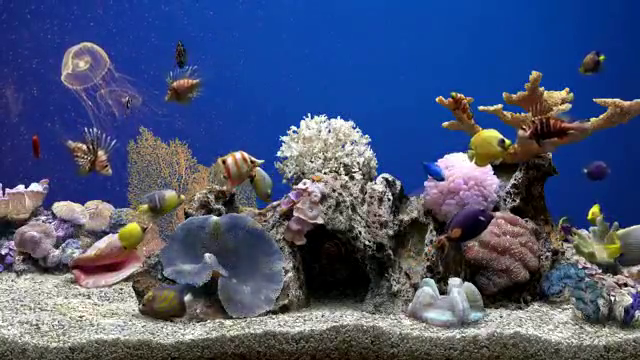
#> input picture frame 41 of _opencv_example/Images/video/fish_tank.mp4, 640 x 360 px
$ python 01_fishtank.py
#> lines starting #> are read from the running program, lines starting #| are printed output that depends on the picture
import cv2
import numpy as np

# 비디오 파일 열기
cap = cv2.VideoCapture("C:/Users/aloho/Github/openCV-SeoultechMSD/_opencv_example/Images/video/fish_tank.mp4")

# 첫 번째 프레임 읽기
ret, frame = cap.read()
#> frame is the input picture: shape (360, 640, 3); mean B, G, R 118, 83.2, 70.8

# 첫 번째 프레임을 그레이스케일로 변환
prv_img = cv2.cvtColor(frame, cv2.COLOR_BGR2GRAY)
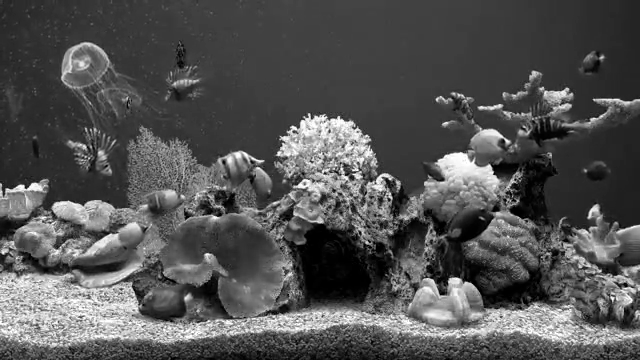
#> prv_img: shape (360, 640); min 0, max 255, mean 83.4

# HSV 이미지 초기화 (BGR 이미지와 동일한 크기)
hsv = np.zeros_like(frame)

# HSV 이미지의 채도를 최대값으로 설정 (255)
hsv[:, :, 1] = 255

flow = None  # Optical Flow를 저장할 변수 초기화

# 프레임을 반복해서 처리
while True:
    ret, frame = cap.read()  # 다음 프레임 읽기
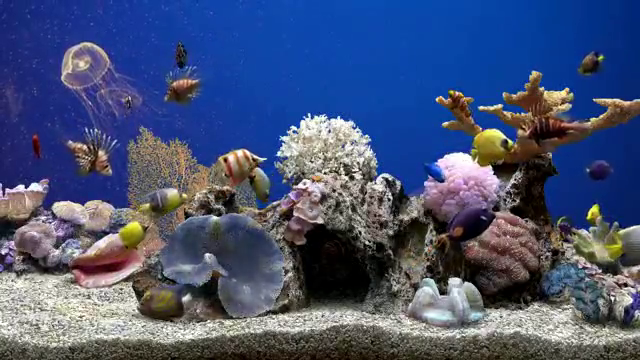
#> input picture frame 42 of _opencv_example/Images/video/fish_tank.mp4, 640 x 360 px
#> frame is the input picture: shape (360, 640, 3); mean B, G, R 118.1, 83.3, 70.8
    if ret:
        # 현재 프레임을 그레이스케일로 변환
        next_img = cv2.cvtColor(frame, cv2.COLOR_BGR2GRAY)

        # Farneback Optical Flow 계산
        flow = cv2.calcOpticalFlowFarneback(
            prv_img, next_img, None,  # 이전 프레임, 현재 프레임
            0.5,  # 피라미드 스케일
            3,    # 피라미드 레벨 수
            15,   # 윈도우 크기
            3,    # 반복 횟수
            5,    # 다항식 확장 크기
            1.2,  # 다항식 표준 편차
            0     # 플래그 (기본값)
        )

        # Optical Flow에서 x, y 벡터를 크기(magnitude)와 각도(angle)로 변환
        mag, ang = cv2.cartToPolar(flow[:, :, 0], flow[:, :, 1])
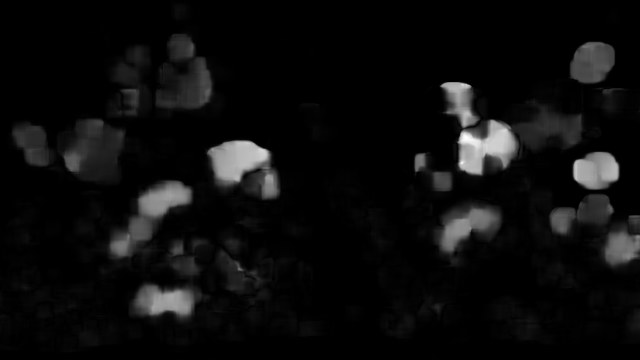
#> mag: shape (360, 640) float32; min 0, max 3.82, mean 0.195; drawn with min black and max white
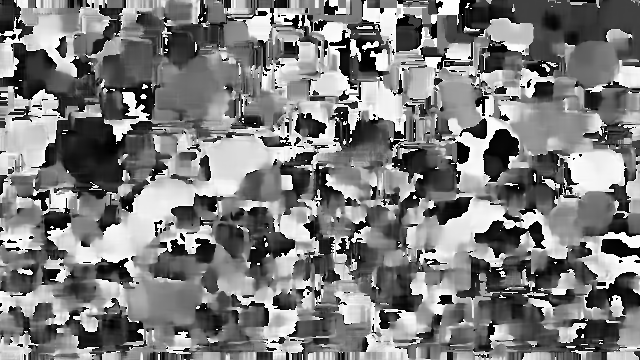
#> ang: shape (360, 640) float32; min 1.17e-16, max 6.28, mean 3.09; drawn with min black and max white

        # HSV 이미지의 Hue 값을 Optical Flow 각도로 설정 (0~360도)
        hsv[:, :, 0] = np.rad2deg(ang)

        # HSV 이미지의 Value 값을 Optical Flow 크기로 설정 (정규화하여 0~255 사이 값)
        hsv[:, :, 2] = cv2.normalize(mag, None, 0, 255, cv2.NORM_MINMAX)
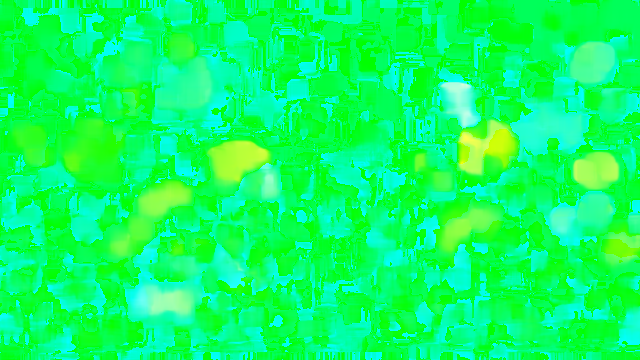
#> hsv: shape (360, 640, 3); mean of channels 0, 1, 2 100.1, 255, 12.7; drawn as B, G, R

        # HSV 이미지를 BGR 형식으로 변환
        bgr = cv2.cvtColor(hsv, cv2.COLOR_HSV2BGR)
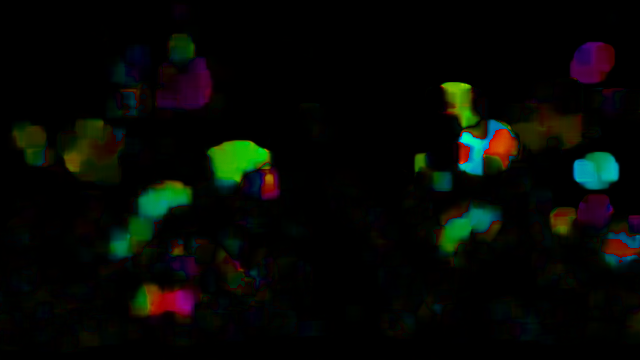
#> bgr: shape (360, 640, 3); mean B, G, R 4.6, 8.5, 5.9

        # 원본 프레임과 Optical Flow 결과를 수직으로 쌓아서 하나의 이미지로 표시
        res = np.vstack((frame, bgr))
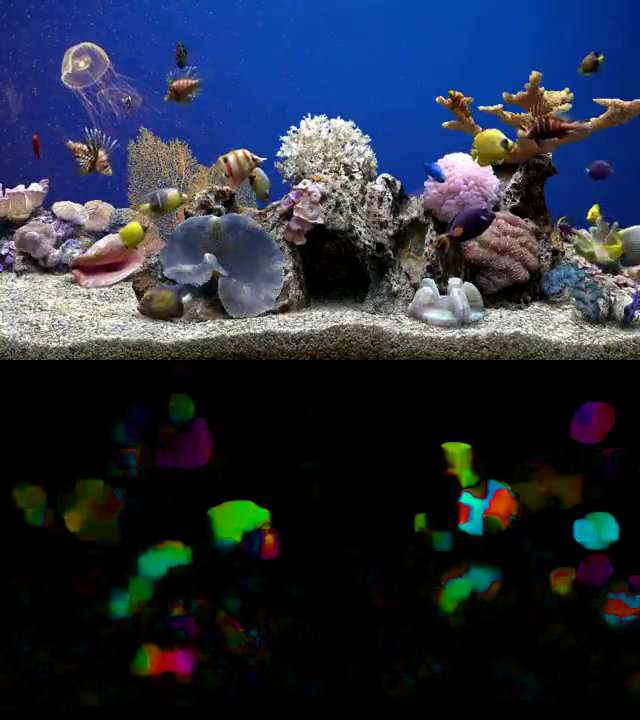
#> res: shape (720, 640, 3); mean B, G, R 61.4, 45.9, 38.4

        # 결과 이미지 출력
        cv2.imshow('Result', res)

        # 현재 프레임을 이전 프레임으로 업데이트
        prv_img = next_img
    else:
        break

    # ESC 키를 누르면 루프 종료
    k = cv2.waitKey(30) & 0xff
#> (key Esc is pressed here)
    if k == 27:
        break

# 비디오 캡처 해제 및 창 닫기
cap.release()
cv2.destroyAllWindows()

$ run again, starting later in the video
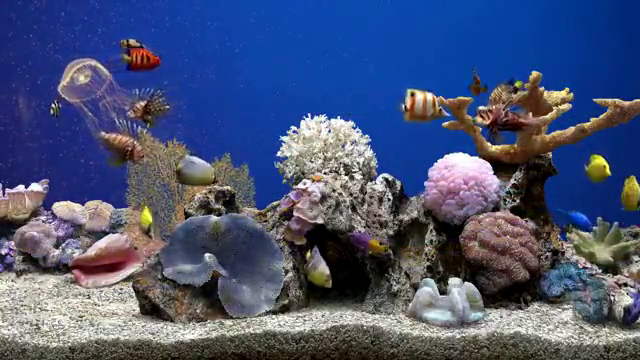
#> input picture frame 184 of _opencv_example/Images/video/fish_tank.mp4, 640 x 360 px
#> frame is the input picture: shape (360, 640, 3); mean B, G, R 117.8, 83.5, 72.2
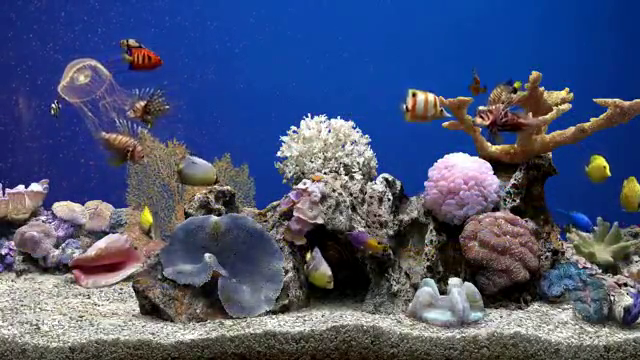
#> input picture frame 185 of _opencv_example/Images/video/fish_tank.mp4, 640 x 360 px
#> frame is the input picture: shape (360, 640, 3); mean B, G, R 117.8, 83.6, 72.3
#> `res = np.vstack((frame, bgr))`:
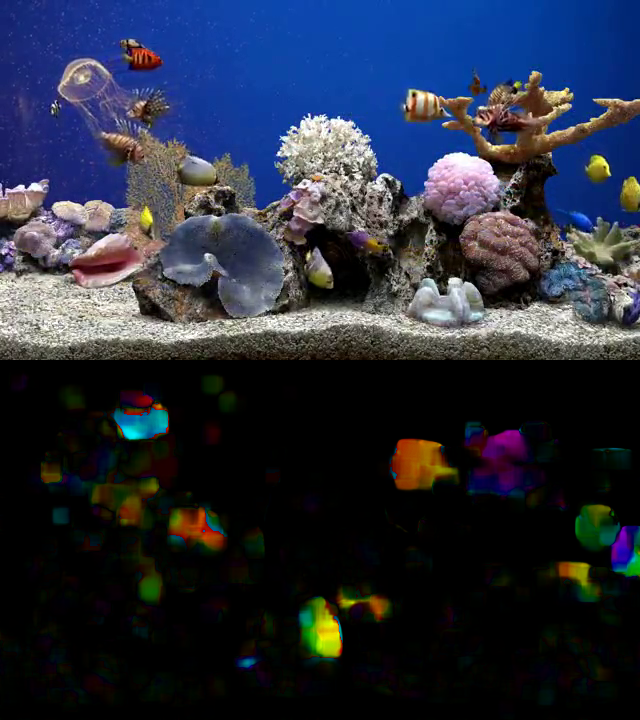
#> res: shape (720, 640, 3); mean B, G, R 61, 45.4, 39.8

$ run again, starting later in the video
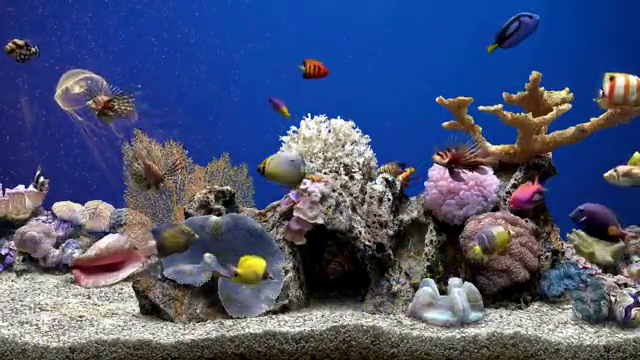
#> input picture frame 328 of _opencv_example/Images/video/fish_tank.mp4, 640 x 360 px
#> frame is the input picture: shape (360, 640, 3); mean B, G, R 117.3, 83.2, 71.9
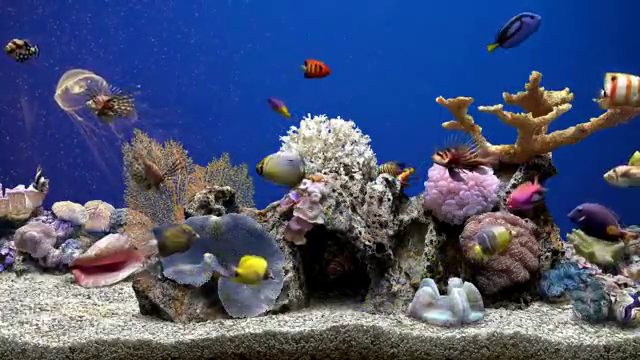
#> input picture frame 329 of _opencv_example/Images/video/fish_tank.mp4, 640 x 360 px
#> frame is the input picture: shape (360, 640, 3); mean B, G, R 117.3, 83.2, 72
#> `res = np.vstack((frame, bgr))`:
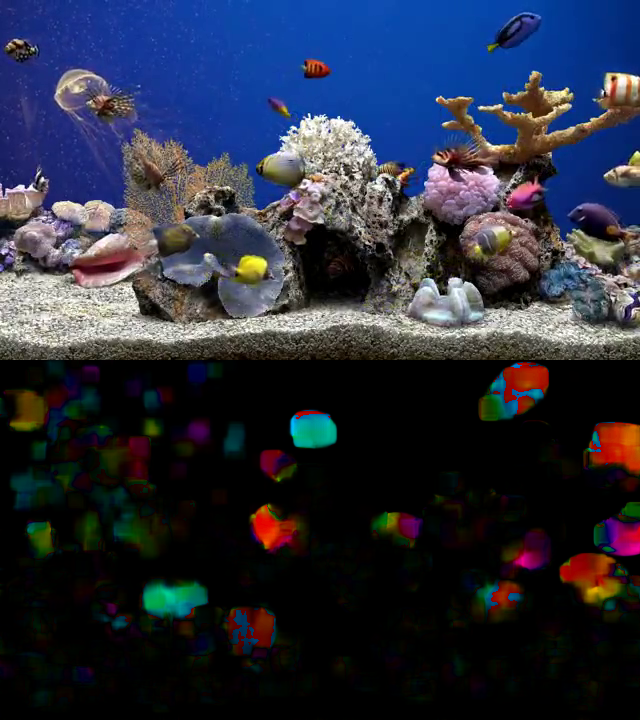
#> res: shape (720, 640, 3); mean B, G, R 61.6, 45.7, 41.1
